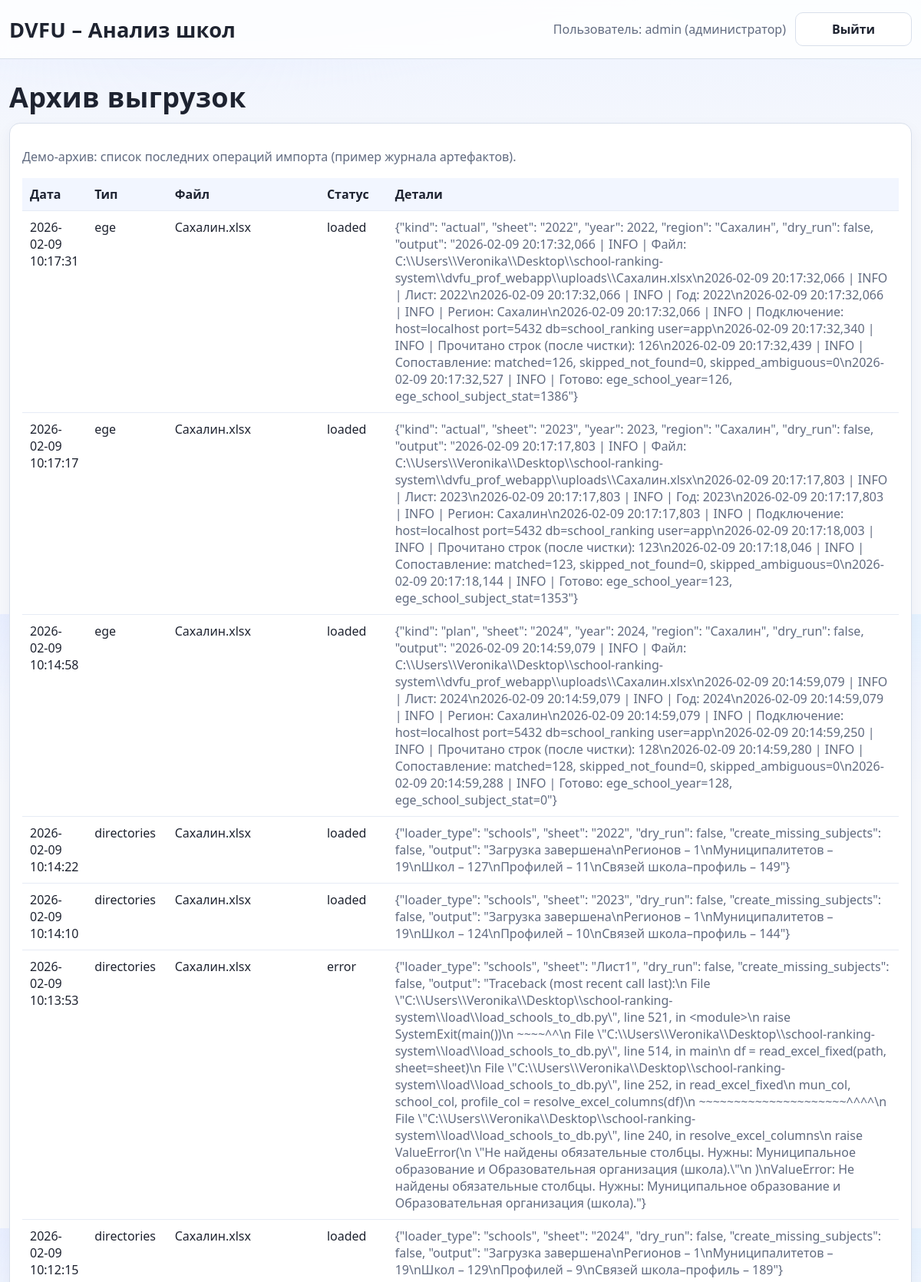
Page /reports/archive (signed in, upper part) on the committed database.
### db.py (models this page shows)
class Base(DeclarativeBase):
    pass

class User(Base):
    __tablename__ = "user"
    id = Column(Integer, primary_key=True)
    login = Column(String(64), unique=True, nullable=False, index=True)
    password_hash = Column(String(256), nullable=False)
    is_admin = Column(Boolean, default=False, nullable=False)
    created_at = Column(DateTime(timezone=True), server_default=sqlfunc.now(), nullable=False)

class ImportJob(Base):
    __tablename__ = "import_job"
    id = Column(Integer, primary_key=True)
    job_type = Column(String(32), nullable=False)  # ege | admissions | events
    filename = Column(String(255), nullable=False)
    status = Column(String(32), nullable=False, default="uploaded")  # uploaded | validated | loaded | error
    details = Column(Text, nullable=True)
    created_at = Column(DateTime(timezone=True), server_default=sqlfunc.now(), nullable=False)

### routes.py (the view)
@router.get("/reports/archive")
def report_archive(request: Request, db: Session = Depends(get_db)):
    user = require_user(request, db)
    jobs = db.query(ImportJob).order_by(ImportJob.created_at.desc()).limit(50).all()
    return render("report_archive.html", {"request": request, "user": user, "jobs": jobs})

### templates/report_archive.html (shortened to what this page needs)
{% extends "base.html" %}
{% block content %}
<h1>Архив выгрузок</h1>
<div class="card">
  <p class="muted">Демо-архив: список последних операций импорта (пример журнала артефактов).</p>
  <table class="table">
    <thead>
      <tr>
        <th>Дата</th>
        <th>Тип</th>
        <th>Файл</th>
        <th>Статус</th>
        <th>Детали</th>
      </tr>
    </thead>
    <tbody>
    {% for j in jobs %}
      <tr>
        <td>{{ j.created_at }}</td>
        <td>{{ j.job_type }}</td>
        <td>{{ j.filename }}</td>
        <td>{{ j.status }}</td>
        <td class="muted">{{ j.details }}</td>
      </tr>
    {% endfor %}
    </tbody>
  </table>
</div>
{% endblock %}

### templates/base.html (shortened to what this page needs)
<!doctype html>
<html lang="ru">
<head>
  <link rel="stylesheet" href="/static/app.css">
</head>
<body>
  <header class="header">
    <div class="container header-row">
      <div class="brand">DVFU – Анализ школ</div>
      <div class="header-actions">
        {% if user %}
          <span class="muted">Пользователь: {{ user.login }}{% if user.is_admin %} (администратор){% endif %}</span>
          <a class="btn btn-ghost" href="/logout">Выйти</a>
        {% endif %}
      </div>
    </div>
  </header>
  <main class="container">
    {% block content %}{% endblock %}
  </main>
</body>
</html>

### static/app.css (style rules this page uses)
:root { --bg-top: #eef3ff; --bg-main: #f6f8fc; --text-main: #1e2330; --text-muted: #616b80; --line: #d8dfeb; --surface: #ffffff; --surface-soft: #f8faff; --primary: #1f5bd8; --primary-strong: #1847aa; --ok-bg: #edfff4; --ok-line: #bfead0; --warn-bg: #fff4f4; --warn-line: #f6caca; font-family: "Segoe UI", -apple-system, BlinkMacSystemFont, "Helvetica Neue", Arial, sans-serif; }
*, *::before, *::after { box-sizing: border-box; }
html, body { height: 100%; }
body { margin: 0; color: var(--text-main); min-height: 100dvh; display: flex; flex-direction: column; background: radial-gradient(1200px 420px at 20% -15%, #e0e8ff 0%, transparent 58%), radial-gradient(900px 340px at 100% -10%, #dff3ff 0%, transparent 52%), linear-gradient(180deg, var(--bg-top) 0%, var(--bg-main) 28%, var(--bg-main) 100%); }
a { color: inherit; text-decoration: none; }
.container { width: min(1480px, calc(100% - 24px)); margin: 0 auto; padding: 16px 0; }
main.container { flex: 1 0 auto; padding: 28px 0 20px; }
.header { border-bottom: 1px solid var(--line); background: rgba(255, 255, 255, 0.86); backdrop-filter: blur(8px); }
.header-row { display: flex; align-items: center; justify-content: space-between; gap: 12px; }
.brand { font-size: 1.7rem; font-weight: 700; letter-spacing: 0.01em; }
.header-actions { display: flex; align-items: center; gap: 12px; }
.muted { color: var(--text-muted); }
h1 { margin: 0 0 10px; font-size: clamp(1.8rem, 3vw, 2.3rem); line-height: 1.2; letter-spacing: 0.01em; }
p { line-height: 1.45; }
.card { background: var(--surface); border: 1px solid var(--line); border-radius: 14px; padding: 16px; margin-top: 12px; box-shadow: 0 8px 20px rgba(45, 59, 95, 0.06); }
.btn { background: linear-gradient(180deg, var(--primary) 0%, var(--primary-strong) 100%); color: #fff; padding: 10px 14px; border-radius: 10px; border: 1px solid var(--primary-strong); cursor: pointer; font-weight: 650; min-width: 152px; min-height: 42px; display: inline-flex; align-items: center; justify-content: center; transition: transform 0.15s ease, box-shadow 0.15s ease, filter 0.15s ease; }
.btn-ghost { background: var(--surface); color: var(--text-main); border: 1px solid var(--line); }
.table { width: 100%; border-collapse: separate; border-spacing: 0; margin-top: 0; overflow: hidden; }
.table th, .table td { border-bottom: 1px solid #e6ebf5; padding: 10px; text-align: left; vertical-align: top; }
.table th { background: #f2f6ff; font-weight: 700; }

### rows in the picture
User: login "admin"
ImportJob: created_at "2026-02-09 10:17:31", job_type "ege", filename "Сахалин.xlsx", status "loaded", details "{\"kind\": \"actual\", \"sheet\": \"2022\", \"year\": 2022, \"region\": \"Сахалин\", \"dry_run\": false, \"output\": \"2026-02-09 20:17:32,066 | INFO | Файл: C:\\\\Users\\\\Veronika\\\\Desktop\\\\school-ranking-system\\\\dvfu_prof_webapp\\\\uploads\\\\Сахалин.xlsx\\n2026-02-09 20:17:32,066 | INFO | Лист: 2022\\n2026-02-09 20:17:32,066 | INFO | Год: 2022\\n2026-02-09 20:17:32,066 | INFO | Регион: Сахалин\\n2026-02-09 20:17:32,066 | INFO | Подключение: host=localhost port=5432 db=school_ranking user=app\\n2026-02-09 20:17:32,340 | INFO | Прочитано строк (после чистки): 126\\n2026-02-09 20:17:32,439 | INFO | Сопоставление: matched=126, skipped_not_found=0, skipped_ambiguous=0\\n2026-02-09 20:17:32,527 | INFO | Готово:…"
ImportJob: created_at "2026-02-09 10:17:17", job_type "ege", filename "Сахалин.xlsx", status "loaded", details "{\"kind\": \"actual\", \"sheet\": \"2023\", \"year\": 2023, \"region\": \"Сахалин\", \"dry_run\": false, \"output\": \"2026-02-09 20:17:17,803 | INFO | Файл: C:\\\\Users\\\\Veronika\\\\Desktop\\\\school-ranking-system\\\\dvfu_prof_webapp\\\\uploads\\\\Сахалин.xlsx\\n2026-02-09 20:17:17,803 | INFO | Лист: 2023\\n2026-02-09 20:17:17,803 | INFO | Год: 2023\\n2026-02-09 20:17:17,803 | INFO | Регион: Сахалин\\n2026-02-09 20:17:17,803 | INFO | Подключение: host=localhost port=5432 db=school_ranking user=app\\n2026-02-09 20:17:18,003 | INFO | Прочитано строк (после чистки): 123\\n2026-02-09 20:17:18,046 | INFO | Сопоставление: matched=123, skipped_not_found=0, skipped_ambiguous=0\\n2026-02-09 20:17:18,144 | INFO | Готово:…"
ImportJob: created_at "2026-02-09 10:14:58", job_type "ege", filename "Сахалин.xlsx", status "loaded", details "{\"kind\": \"plan\", \"sheet\": \"2024\", \"year\": 2024, \"region\": \"Сахалин\", \"dry_run\": false, \"output\": \"2026-02-09 20:14:59,079 | INFO | Файл: C:\\\\Users\\\\Veronika\\\\Desktop\\\\school-ranking-system\\\\dvfu_prof_webapp\\\\uploads\\\\Сахалин.xlsx\\n2026-02-09 20:14:59,079 | INFO | Лист: 2024\\n2026-02-09 20:14:59,079 | INFO | Год: 2024\\n2026-02-09 20:14:59,079 | INFO | Регион: Сахалин\\n2026-02-09 20:14:59,079 | INFO | Подключение: host=localhost port=5432 db=school_ranking user=app\\n2026-02-09 20:14:59,250 | INFO | Прочитано строк (после чистки): 128\\n2026-02-09 20:14:59,280 | INFO | Сопоставление: matched=128, skipped_not_found=0, skipped_ambiguous=0\\n2026-02-09 20:14:59,288 | INFO | Готово:…"
ImportJob: created_at "2026-02-09 10:14:22", job_type "directories", filename "Сахалин.xlsx", status "loaded", details "{\"loader_type\": \"schools\", \"sheet\": \"2022\", \"dry_run\": false, \"create_missing_subjects\": false, \"output\": \"Загрузка завершена\\nРегионов – 1\\nМуниципалитетов – 19\\nШкол – 127\\nПрофилей – 11\\nСвязей школа–профиль – 149\"}"
ImportJob: created_at "2026-02-09 10:14:10", job_type "directories", filename "Сахалин.xlsx", status "loaded", details "{\"loader_type\": \"schools\", \"sheet\": \"2023\", \"dry_run\": false, \"create_missing_subjects\": false, \"output\": \"Загрузка завершена\\nРегионов – 1\\nМуниципалитетов – 19\\nШкол – 124\\nПрофилей – 10\\nСвязей школа–профиль – 144\"}"
ImportJob: created_at "2026-02-09 10:13:53", job_type "directories", filename "Сахалин.xlsx", status "error", details "{\"loader_type\": \"schools\", \"sheet\": \"Лист1\", \"dry_run\": false, \"create_missing_subjects\": false, \"output\": \"Traceback (most recent call last):\\n File \\\"C:\\\\Users\\\\Veronika\\\\Desktop\\\\school-ranking-system\\\\load\\\\load_schools_to_db.py\\\", line 521, in <module>\\n raise SystemExit(main())\\n ~~~~^^\\n File \\\"C:\\\\Users\\\\Veronika\\\\Desktop\\\\school-ranking-system\\\\load\\\\load_schools_to_db.py\\\", line 514, in main\\n df = read_excel_fixed(path, sheet=sheet)\\n File \\\"C:\\\\Users\\\\Veronika\\\\Desktop\\\\school-ranking-system\\\\load\\\\load_schools_to_db.py\\\", line 252, in read_excel_fixed\\n mun_col, school_col, profile_col = resolve_excel_columns(df)\\n ~~~~~~~~~~~~~~~~~~~~~^^^^\\n File…"
ImportJob: created_at "2026-02-09 10:12:15", job_type "directories", filename "Сахалин.xlsx", status "loaded", details "{\"loader_type\": \"schools\", \"sheet\": \"2024\", \"dry_run\": false, \"create_missing_subjects\": false, \"output\": \"Загрузка завершена\\nРегионов – 1\\nМуниципалитетов – 19\\nШкол – 129\\nПрофилей – 9\\nСвязей школа–профиль – 189\"}"
